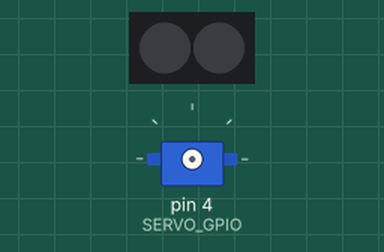
Recording of a sketch running on a simulated Arduino Uno, built with avr-gcc and run on an emulated ATmega328P. Parts: 2 RGB LEDs in strip order, left to right, servo. Dim RGB values are drawn brighter than linear.

Above: at 0.1 s.
At 1.1 s:
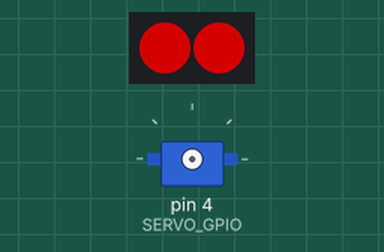
At 3.8 s:
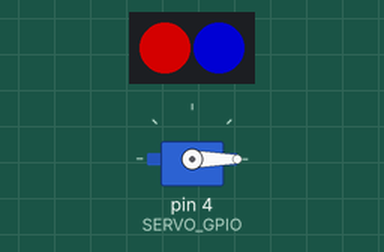
At 6.8 s:
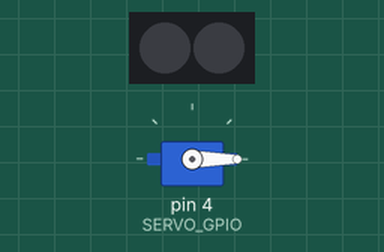
At 22.88 s:
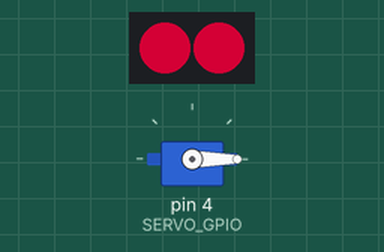
At 38.57 s:
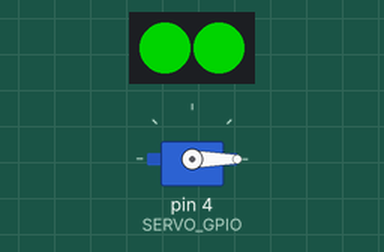
Timing chart, 0 to 40.0 s (numbered marks = the images above):
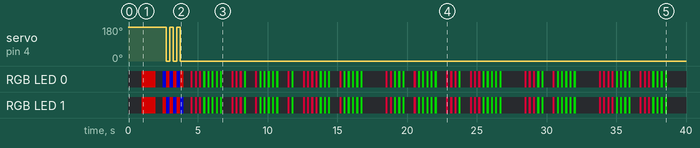

The sketch:

winkekatze37c3.ino
```cpp
/*****************************************************
 * Winkekatze 37c3
 *
 * (c) 2023 Dario Carluccio
 *
 * CPU-Board: Wemos D1 mini
 *
 * Arduino Settings:
 *    Board:  LOLIN (Wemos) D1 mini (clone)
 *            esp8266:esp8266:d1_mini_clone
 *    Freq:   80MHz
 *    Flash:  4M (3M SPIFSS)
 *    Upload: 115200
 *
 * Connection:
 * - D2 - GPIO4: Servo        (Output)
 * - D4 - GPIO2: WS2812B LED  (Output) 2 LEDS
 *
 * Function:
 * - Send Message with RGB-LEDs (Tap-code)
 * - wave hand (Controlled over Serial Interface)
 ******************************************************/

#include <Arduino.h>
#include <NeoPixelBus.h>
#include <Servo.h>

#define DEBUG_SETUP           0  // activate Setup Debug Messages
#define DEBUG_COMMAND         0  // command Debug Messages
#define DEBUG_HEARTBEAT       0  // Heartbeat Messages

#define SERVO_GPIO            4  // Servo on  D2 - GPIO4
#define WS2812_PIXELS         2  // WS2812 on D4 - GPIO2
#define colorSaturation     128
#define TAP_TIME            150
#define TAP_PAUSE_TIME      175
#define CHAR_PAUSE_TIME     350
#define STARTOVER_TIME     3000
#define HEARTBEAT_TIME    10000

#define DBG_SETUP if(DEBUG_SETUP)Serial
#define DBG_COMMAND if(DEBUG_COMMAND)Serial
#define DBG_HEARTBEAT if(DEBUG_HEARTBEAT)Serial

// for Esp8266, pin is omitted and it uses D4-GPIO2 due to DMA hardware.
NeoPixelBus<NeoGrbFeature, NeoEsp8266Uart1800KbpsMethod > strip(WS2812_PIXELS);

// create servo
Servo myservo;

// colors
RgbColor red(colorSaturation, 0, 0);
RgbColor green(0, colorSaturation, 0);
RgbColor yellow(colorSaturation, colorSaturation, 0);
RgbColor lila(colorSaturation / 4, 0, colorSaturation );
RgbColor lila1(colorSaturation, 0, colorSaturation / 4);
RgbColor lila2(colorSaturation / 4, 0, colorSaturation);
RgbColor blue(0, 0, colorSaturation);
RgbColor white(colorSaturation);
RgbColor black(0);

// global vars
unsigned int  g_cur_charpos;             // which char currently send
unsigned int  g_cur_bitpos;              // which BIT of the char is currently send
uint16_t      g_cur_eye_delay;           // time until next eye state has to be computed
bool          g_cur_eyestate;            // current eye state (ON/OFF)
unsigned long g_last_tap_millis;         // last time when a processEyes was called (to avoid delay)
unsigned long g_last_heartbeat_millis;   // last time when Heartbeat was called (to avoid delay)
RgbColor g_cur_color_z;                  // Color for row-taps
RgbColor g_cur_color_s;                  // Color for column-taps

// const char* c_message =  "ABCDE FGHIJ K LMNOP QRSTU VWXYZ";
const char* c_message =     "PLEASE HELP ME TO WAVE AGAIN AND WIN A FREE TSHIRT FOR MORE INFORMATION VISIT THE TEAMTELNET GITHUB ACCOUNT";

// Klopfcode
// https://de.wikipedia.org/wiki/Klopfcode
// Z: Tap for Row
// Z: Tap for Column
const char tap_A[] = "ZS";           // 1,1
const char tap_B[] = "ZSS";          // 1,2
const char tap_C[] = "ZSSS";         // 1,3
const char tap_D[] = "ZSSSS";        // 1,4
const char tap_E[] = "ZSSSSS";       // 1,5
const char tap_F[] = "ZZS";          // 2,1
const char tap_G[] = "ZZSS";         // 2,2
const char tap_H[] = "ZZSSS";        // 2,3
const char tap_I[] = "ZZSSSS";       // 2,4
const char tap_J[] = "ZZSSSSS";      // 2,5
const char tap_K[] = "ZSSS";         // 1,3 K = C
const char tap_L[] = "ZZZS";         // 3,1
const char tap_M[] = "ZZZSS";        // 3,2
const char tap_N[] = "ZZZSSS";       // 3,3
const char tap_O[] = "ZZZSSSS";      // 3,4
const char tap_P[] = "ZZZSSSSS";     // 3,5
const char tap_Q[] = "ZZZZS";        // 4,1
const char tap_R[] = "ZZZZSS";       // 4,2
const char tap_S[] = "ZZZZSSS";      // 4,3
const char tap_T[] = "ZZZZSSSS";     // 4,4
const char tap_U[] = "ZZZZSSSSS";    // 4,5
const char tap_V[] = "ZZZZZS";       // 5,1
const char tap_W[] = "ZZZZZSS";      // 5,2
const char tap_X[] = "ZZZZZSSS";     // 5,3
const char tap_Y[] = "ZZZZZSSSS";    // 5,4
const char tap_Z[] = "ZZZZZSSSSS";   // 5,5
const char tap_SPACE[] = "P";        //

const char* const tap_table[] =
{
  tap_A,   tap_B,   tap_C,   tap_D,   tap_E,   tap_F,    //  0 -  5
  tap_G,   tap_H,   tap_I,   tap_J,   tap_K,   tap_L,    //  6 - 11
  tap_M,   tap_N,   tap_O,   tap_P,   tap_Q,   tap_R,    // 12 - 17
  tap_S,   tap_T,   tap_U,   tap_V,   tap_W,   tap_X,    // 18 - 23
  tap_Y,   tap_Z,                                        // 24 - 25
  tap_SPACE                                              // 26
  };

/****************************
 * Setup
 * - call all Init Functions
 *   - Serial Port
 *   - LEDs
 *   - WIFI Connection
 *   - MQTT Connection
 *   - Servo
 *   - Global Vars
 ****************************/
void setup() {
  init_serial();
  init_leds();
  init_servo();
  init_global_vars();
  DBG_SETUP.println("INIT completed, starting Main Loop...");
  DBG_SETUP.flush();
  delay(500);
}

/*****************************
 * Init: Serial Port
 * - 115200 BAUD
 * - Hello Message
 *****************************/
void init_serial(void) {
  Serial.begin(115200);
  while (!Serial);
  DBG_SETUP.println();
  DBG_SETUP.println("37c3-Winkekatze");
  DBG_SETUP.println("===============");
  DBG_SETUP.println("Init...");
  DBG_SETUP.setTimeout(1000);
  delay(1000);
}

/*****************************
 * Init: LEDs
 * - init the WS2812 LEDs
 * - blink red for one second
 *****************************/
void init_leds(void) {
  // Init WS2812
  DBG_SETUP.print("... WS2812 LEDs connected to RxD...");
  strip.Begin();
  strip.Show();
  // set eyes red
  setEyes(red, red);
  DBG_SETUP.println("done.");
  DBG_SETUP.flush();
  delay(1000);
  setEyes(black, black);
  delay(500);
}

/**************
 * Init: Servo
 **************/
void init_servo(void) {
  DBG_SETUP.print("... Servo connected to GPIO2...");
  myservo.attach(SERVO_GPIO);
  // test Servo
  wink(3);
  DBG_SETUP.println("done.");
  DBG_SETUP.flush();
}

/********************
 * Init: Global Vars
 ********************/
void init_global_vars(void)
{
  // Set global vars
  DBG_SETUP.print("... global vars...");
  g_cur_charpos = 0;               // Start with first char
  g_cur_bitpos = 0;                // Start with first BIT
  g_cur_eyestate = false;          // Start with exes OFF
  g_cur_eye_delay = 0;             // Start immidiate
  g_last_tap_millis = millis();    // Start immidiatley
  g_cur_color_z = lila1;           // Start with purple eyes
  g_cur_color_s = green;           // Start with green eyes
  DBG_SETUP.println("done.");
  DBG_SETUP.flush();
}


/*********************************************
 * Test LEDs
 * - blink once in r, g, b
 *********************************************/
void test_LED(void) {
  strip.SetPixelColor(0, red);
  strip.SetPixelColor(1, red);
  strip.Show();
  delay(500);
  strip.SetPixelColor(0, green);
  strip.SetPixelColor(1, green);
  strip.Show();
  delay(500);
  strip.SetPixelColor(0, blue);
  strip.SetPixelColor(1, blue);
  strip.Show();
  delay(500);
  strip.SetPixelColor(0, black);
  strip.SetPixelColor(1, black);
  strip.Show();
  delay(500);
}


/*********************************************
 * Wink
 * wink n times, start with forward
 *********************************************/
void wink (uint8_t n) {
  for (uint8_t i=0; i<n; i++){
    setEyes(blue, red);
    myservo.write(180);
    delay(250);
    setEyes(red, blue);
    myservo.write(0);
    delay(250);
  }
  setEyes(black, black);
}


/*********************************************
 * Set both eyes to same color
 * using two WS2812-LEDs
 * - left    Color of left eye (rows)
 * - right   Color of left eye (columns)
 *********************************************/
void setEyes(RgbColor left, RgbColor right) {
  strip.SetPixelColor(0, left);
  strip.SetPixelColor(1, right);
  strip.Show();
}


/*********************************************
 * processEyes
 * - set the LED to next state
 * returns:
 * - time [ms] for this state to remain active
 *********************************************/
uint16_t processEyes(void) {
  uint16_t pause = 1000;
  if (g_cur_eyestate) {
    g_cur_eyestate = false;
    // IF Eyes are ON, switch them OFF now.
    setEyes(black, black);
    pause = TAP_TIME;
  } else {
    g_cur_eyestate = true;
    // IF Eyes are OFF, get net State ans switch LEDs
    switch (nextEyeState()) {
      case 'Z':
        // setEyes(g_cur_color_z, black); // Tap ROW
        setEyes(g_cur_color_z, g_cur_color_z); // Tap ROW
        pause = TAP_TIME;
        break;
      case 'S':
        // setEyes(black, g_cur_color_s); // Tap Column
        setEyes(g_cur_color_s, g_cur_color_s); // Tap Column
        pause = TAP_TIME;
        break;
      case 'P':
        setEyes(black, black); // No Tap
        pause = CHAR_PAUSE_TIME;
        break;
      case 'E': // String completed: Change Coloer, restart
        setEyes(black, black);
        next_color();
        pause = STARTOVER_TIME;
        break;
    }
  }
  return(pause);
}

/************************************
 * Change Color of Morse LED
 * - every loop the color is changed
 ************************************/
void next_color(void) {
  if (g_cur_color_z == lila1) {
    g_cur_color_z = green;
    g_cur_color_s = lila1;
  } else {
    g_cur_color_z = lila1;
    g_cur_color_s = green;
  }
}

/*************************************************
 * nextEyeState is called every periode "Dit"
 * - returns:
 *      "Z" if left  LED has to be switched on (Row)
 *      "S" if right LED has to be switched on (Column)
 *      "P" if both  LEDs have to be switched off
 *      "E" if both  finished sending the String
 * - Global Vars used
 *   - g_cur_charpos to save the position of the current char
 *   - g_cur_bitpos  to save the position of the current morse-bit
 *   - g_cur_eyestate   to svae weather any LED is ON or OFF
 *************************************************/
char nextEyeState(void) {
  char cur_char;         // eg. "H"
  byte cur_morse_idx;    // eg. "7" (in case of "H")
  char cur_tap;          // eg. "1"
  int retval;
  // get current char in Message
  cur_char = c_message [g_cur_charpos];
  // if not end of string
  if (cur_char != 0) {
    // transform to position in morse_table
    if ((cur_char >= 'A') && (cur_char <= 'Z')) {
      cur_morse_idx = cur_char - 'A';                // A-Z maps to 0-25
    } else {
      cur_morse_idx = 26;                            // Space maps to 26
    }
    // get current Tapcode "Z", "S" or "P"
    cur_tap = tap_table[cur_morse_idx][g_cur_bitpos];
    // still bits left?
    if (cur_tap != 0) {
      retval = cur_tap;
      g_cur_bitpos++;
    } else {                          // end of char tapcode, goto next char
      retval = 'P';
      g_cur_bitpos = 0;
      g_cur_charpos++;
    }
  } else {                            // last char in textBuffer
    g_cur_charpos = 0;
    g_cur_bitpos = 0;
    retval = 'E';
  }
  return (retval);
}


/************************
 * Process Serial Commands
 ************************/
void processSerial(void) {
  String cmd;
  String res;
  int n;
  cmd = "";
  cmd = Serial.readStringUntil('\n');
  if (cmd.startsWith("wink ")) {
    res = cmd.substring(5, cmd.length());
    n = res.toInt();
    if (n < 0) {
      n = 0;
    } else if (n > 25) {
      n = 25;
    }
    wink((uint8_t) n);
    DBG_COMMAND.print("winking N: ");
    DBG_COMMAND.println(n);
  } else {
    DBG_COMMAND.print("unknown Command: ");
    DBG_COMMAND.println(cmd);
  }
}


/************
 * Main Loop
 ************/
void loop() {
  // next morsebit
  if ((millis() - g_last_tap_millis) > g_cur_eye_delay) {
    g_last_tap_millis = millis();
    g_cur_eye_delay = processEyes();
  }
  // Heartbeat
  if (DEBUG_HEARTBEAT) {
    if ((millis() - g_last_heartbeat_millis) > HEARTBEAT_TIME) {
      g_last_heartbeat_millis = millis();
      DBG_HEARTBEAT.println("36c3-Winkekatze");
    }
  }
  // Serial Commands
  if(Serial.available()){
    processSerial();
  }
}
```

Measured:
- by itself, RGB LED 0: off → RGB(128, 0, 0) at 1.0 s, → off 1.0 s later, → RGB(0, 0, 128) 0.50 s later, → RGB(128, 0, 0) 0.25 s later, … (173 changes in this stretch)
- by itself, RGB LED 1: off → RGB(128, 0, 0) at 1.0 s, → off 1.0 s later, → RGB(128, 0, 0) 0.50 s later, → RGB(0, 0, 128) 0.25 s later, … (173 changes in this stretch)
